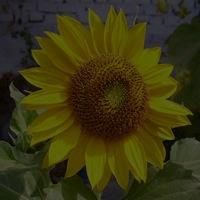
%> input picture IIVP Lab/Lab 1 + 2/Lab1/new_pic.jpg, 200 x 200 px
$ octave que2.m   (GNU Octave 9; MATLAB toolbox functions it lacks are replaced by stand-ins)
%> lines starting %> are read from the running program, lines starting %| are printed output that depends on the picture
org_img=imread('new_pic.jpg');
%> org_img is the input picture: size 200x200x3 uint8; mean R, G, B 58.1, 52.9, 17.7

org_img = rgb2gray(org_img);
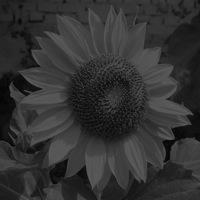
%> org_img: size 200x200 uint8; min 0, max 107, mean 50.4
subplot(1,2,1), imshow(org_img);
[m,n]=size(org_img);
%> m = 200; n = 200
B=org_img;

for i=1:m
    for j=1:n
        B(i,j)=org_img(i,n-j+1);


    end
end
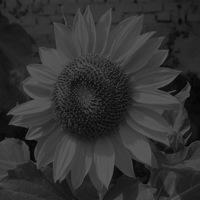
%> B: size 200x200 uint8; min 0, max 107, mean 50.4; mean of the top-left, top-right, bottom-left and bottom-right quarters 52.7, 49.8, 50, 49.2

subplot(1,2,2), imshow(B);
